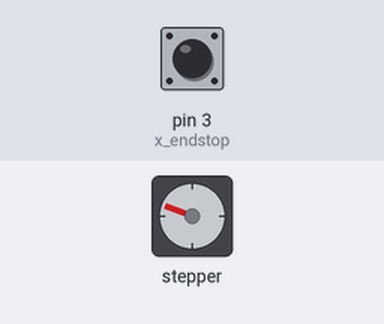
This sketch was run on a simulated Arduino Uno, built with avr-gcc and run on an emulated ATmega328P. Shown: stepper motor. Wiring (inferred from the names in the program): stepper motor driver (200 steps per turn assumed): step pin 2; direction pin 5; enable pin 8. The test bench sets the inputs (shaded band); at power-on: pin 3 (x_endstop) LOW. What the sketch prints to the serial monitor is not drawn.

Above: at 0.8 s.
0.9 s: pin 3 (x_endstop) pulled HIGH for 0.15 s
4.0 s: pin 3 (x_endstop) pulled HIGH for 1 s
At 4.27 s:
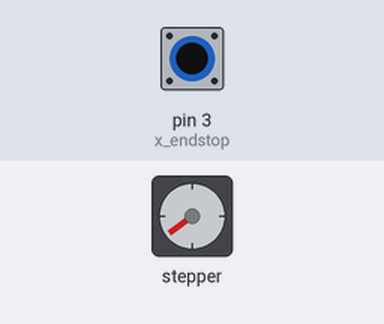
7.0 s: pin 3 (x_endstop) pulled HIGH for 3.2 s
At 7.3 s:
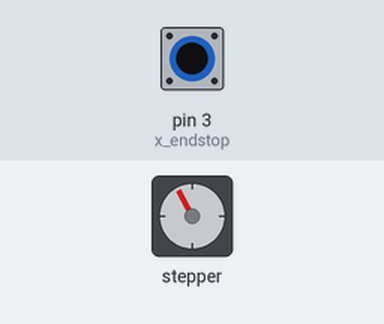
11.7 s: pin 3 (x_endstop) pulled HIGH for 0.15 s
At 12.13 s:
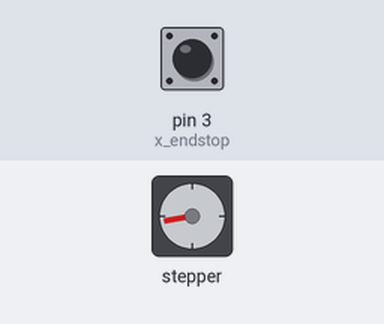
14.8 s: pin 3 (x_endstop) pulled HIGH for 0.15 s
At 15.16 s:
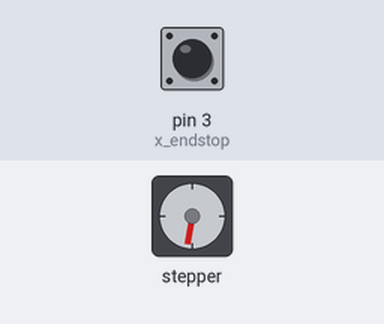
17.8 s: pin 3 (x_endstop) pulled HIGH for 3.2 s
Timing chart, 0 to 23.5 s (numbered marks = the images above; inputs shaded):
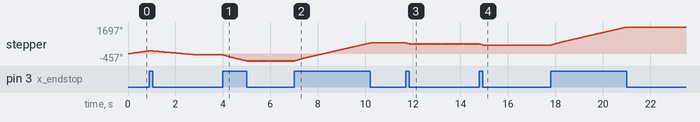

The sketch:

Nema_17_Stepper_Motor_With_Arduino.ino
```cpp
#include <Bounce2.h>;

// Создаем объект
Bounce debouncer = Bounce();

#define EN 8

//Direction pin
#define X_DIR 5

//Step pin
#define X_STP 2
#define x_endstop 3

unsigned long timing_steps;
bool stepper_state = 0;

//A498
int stps=6400;
int i =0;

unsigned long curMillis;
unsigned long prevStepMillis = 0;
unsigned long millisBetweenSteps = 1; // milliseconds
unsigned long home_timing;
unsigned long direction_vibration_timing;
bool X_state;
bool homing_state = false;
bool direction = 0;

void singleStep() {
  if (curMillis - prevStepMillis >= millisBetweenSteps) {
    digitalWrite(X_DIR, direction);
    prevStepMillis += millisBetweenSteps;
  }
}


void homingStep(int x_step_delay, bool home_direction) {
  digitalWrite(X_DIR, home_direction);
  if (curMillis - prevStepMillis >= x_step_delay) {
    i++;
    prevStepMillis += millisBetweenSteps;
    digitalWrite(X_STP, HIGH);
    digitalWrite(X_STP, LOW);
  }
  curMillis = millis();
}


void Read_X_Endstop(){
  if(X_state == 1){
    homing_state = true;
  }
}


void setup(){
  pinMode(x_endstop, INPUT);
  //pinMode(x_endstop, INPUT);
  pinMode(X_DIR, OUTPUT); pinMode(X_STP,OUTPUT);
  pinMode(EN, OUTPUT);
  digitalWrite(EN,LOW);
  Serial.begin(9600);

   // Даем бибилотеке знать, к какому пину мы подключили кнопку
  debouncer.attach(x_endstop);
  debouncer.interval(5); // Интервал, в течение которого мы не буем получать значения с пина
  while(true){
    debouncer.update();
    X_state = debouncer.read();
    Read_X_Endstop();
    if(!homing_state){
      Serial.println("HOMING");
      homingStep(8, true);
      home_timing = millis();
    }else{
      Serial.println("HOMING DONE");
      homingStep(5, false);
      if(millis() - home_timing > 2000){
        i = 0;
        return;
      }
    }
  }
}


void loop(){
  debouncer.update();
  X_state = debouncer.read();
  if(!X_state){
    direction = !direction;
  }
  Read_X_Endstop();
  curMillis = millis();
  if(X_state && i < stps){
    homingStep(2, direction);
    Serial.println(i);
  }else{
    homingStep(2, direction);
    i = 0;
    Serial.println(i);
  }

}
```
